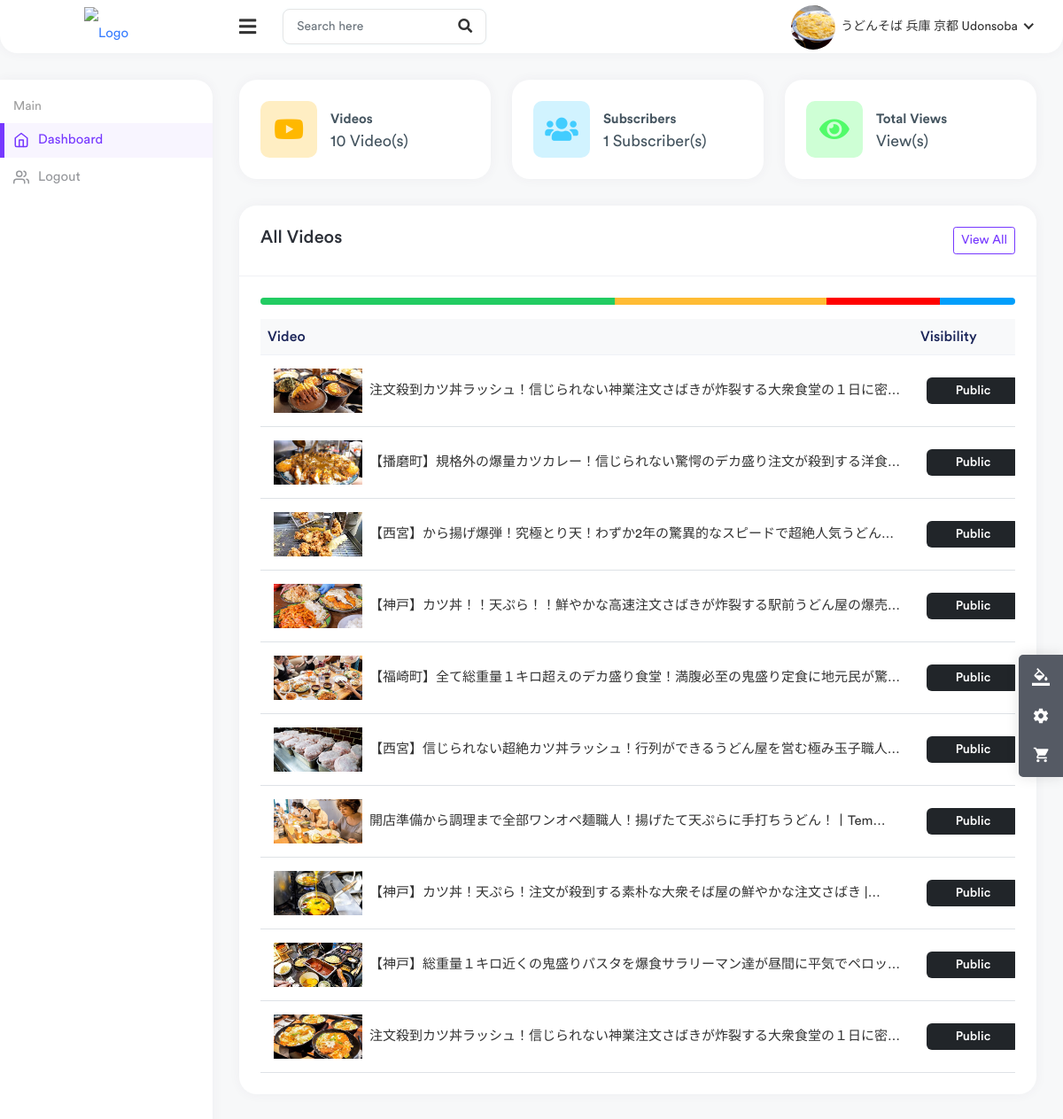
Screenshot of /studio/ (signed in) with the database file from the repository.
### channel/models.py (models this page shows, shortened)
class Channel(models.Model):
    channel_art=models.ImageField(upload_to=user_derectory_path,default='images/channel-art.jpg')
    image=models.ImageField(upload_to=user_derectory_path,default='images/user-image.png')
    full_name=models.CharField(max_length=100)
    channel_name=models.CharField(max_length=100)
    description=models.TextField(null=True,blank=True)
    keyword=TaggableManager(blank=True)
    date=models.DateTimeField(auto_now_add=True)
    status=models.CharField(choices=STATUS,max_length=100,default='Active')
    user=models.OneToOneField(User,on_delete=models.SET_NULL,null=True,related_name="channel")
    subscribers=models.ManyToManyField(User,related_name="user_subs",blank=True)
    verified=models.BooleanField(default=False)
    total_view=models.PositiveIntegerField(default=0)
    business_email=models.EmailField(null=True,blank=True)
    make_business_email_public=models.BooleanField(default=False)
    business_location=models.CharField(null=True,blank=True,max_length=100)
    make_business_location_public=models.BooleanField(default=False)
    website=models.URLField(default='https://www.udemy.com/home')
    instagram=models.URLField(default='https://www.udemy.com/home')
    facebook=models.URLField(default='https://www.udemy.com/home')
    twitter=models.URLField(default='https://www.udemy.com/home')

### core/models.py (models this page shows, shortened)
class Video(models.Model):
    video=models.FileField(upload_to=user_derectory_path)
    image=models.ImageField(upload_to=user_derectory_path,null=True,blank=True)
    title=models.CharField(max_length=100)
    description=models.TextField(max_length=4000,null=True,blank=True)
    tags=TaggableManager(blank=True)
    date=models.DateTimeField(auto_now_add=True)
    visibility=models.CharField(choices=VISIBILITY,max_length=100,default='public')
    user=models.ForeignKey(User,on_delete=models.SET_NULL,null=True)
    views=models.PositiveIntegerField(default=0)
    likes=models.ManyToManyField(User,blank=True,related_name='likes')
    featured=models.BooleanField(default=False)

### useradmin/views.py (the view)
# urls.py: path("",views.studio,name='studio'),
@login_required
def studio(request):
    user=request.user
    videos=Video.objects.filter(user=user).order_by('-date')
    channel=user.channel
    comments=Comment.objects.filter()
    context={
        'user': user,
        'videos': videos,
        'channel': channel,
    }
    return render(request,'useradmin/studio.html',context)

### templates/useradmin/studio.html (shortened to what this page needs)
{% load static %}
<!DOCTYPE html>
<html lang="en">
    <head>
        <link rel="stylesheet" href="{% static 'assets/css/bootstrap.min.css' %}" />
        <link rel="stylesheet" href="{% static 'assets/plugins/fontawesome/css/fontawesome.min.css' %}" />
        <link rel="stylesheet" href="{% static 'assets/plugins/fontawesome/css/all.min.css' %}" />
        <link rel="stylesheet" href="{% static 'assets/css/style.css' %}" />
    </head>
    <body class="nk-body bg-lighter npc-default has-sidebar no-touch nk-nio-theme">
        <div class="main-wrapper">
            <div class="header header-one">
                <div class="header-left header-left-one">
                    <a href="{% url 'index' %}" class="logo">
                        <img src="https://static.wikia.nocookie.net/logopedia/images/c/c0/YouTube_Studio_short.svg/revision/latest?cb=20200216210451" alt="Logo" />
                    </a>
                </div>
                <a href="javascript:void(0);" id="toggle_btn">
                    <i class="fas fa-bars"></i>
                </a>
                <div class="top-nav-search">
                    <form>
                        <input type="text" class="form-control" placeholder="Search here" />
                        <button class="btn" type="submit"><i class="fas fa-search"></i></button>
                    </form>
                </div>
                <ul class="nav nav-tabs user-menu">
                    <li class="nav-item dropdown has-arrow main-drop">
                        <a href="#" class="dropdown-toggle nav-link" data-bs-toggle="dropdown">
                            <span class="user-img">
                                <img src="{{ channel.image.url }}" style="width: 50px; height: 50px; object-fit: cover;" alt="" />
                            </span>
                            <span>{{ channel.channel_name }}</span>
                        </a>
                    </li>
                </ul>
            </div>
            <div class="sidebar" id="sidebar">
                <div class="sidebar-inner slimscroll">
                    <div id="sidebar-menu" class="sidebar-menu">
                        <ul>
                            <li class="menu-title"><span>Main</span></li>
                            <li class="active">
                                <a href="{% url 'studio' %}"><i data-feather="home"></i> <span>Dashboard</span></a>
                            </li>
                            <li>
                                <a href="{% url 'sign-out' %}"><i data-feather="users"></i> <span>Logout</span></a>
                            </li>
                        </ul>
                    </div>
                </div>
            </div>
            <div class="page-wrapper">
                <div class="content container-fluid">
                    <div class="row">
                        <div class="col-xl-4 col-sm-6 col-12">
                            <div class="card">
                                <div class="card-body">
                                    <div class="dash-widget-header">
                                        <span class="dash-widget-icon bg-1">
                                            <i class="fab fa-youtube"></i>
                                        </span>
                                        <div class="dash-count">
                                            <div class="dash-title">Videos</div>
                                            <div class="dash-counts">
                                                <p>{{videos.count}} Video(s)</p>
                                            </div>
                                        </div>
                                    </div>
                                </div>
                            </div>
                        </div>
                        <div class="col-xl-4 col-sm-6 col-12">
                            <div class="card">
                                <div class="card-body">
                                    <div class="dash-widget-header">
                                        <span class="dash-widget-icon bg-2">
                                            <i class="fas fa-users"></i>
                                        </span>
                                        <div class="dash-count">
                                            <div class="dash-title">Subscribers</div>
                                            <div class="dash-counts">
                                                <p>{{channel.subscribers.all.count}} Subscriber(s)</p>
                                            </div>
                                        </div>
                                    </div>
                                </div>
                            </div>
                        </div>
                        <div class="col-xl-4 col-sm-6 col-12">
                            <div class="card">
                                <div class="card-body">
                                    <div class="dash-widget-header">
                                        <span class="dash-widget-icon bg-3">
                                            <i class="fas fa-eye"></i>
                                        </span>
                                        <div class="dash-count">
                                            <div class="dash-title">Total Views</div>
                                            <div class="dash-counts">
                                                <p>{{channel.total_views}} View(s)</p>
                                            </div>
                                        </div>
                                    </div>
                                </div>
                            </div>
                        </div>
                    </div>
                    <div class="row">
                        <div class="col-md-12 col-lg-12 col-sm-12">
                            <div class="card">
                                <div class="card-header">
                                    <div class="row">
                                        <div class="col">
                                            <h5 class="card-title">All Videos</h5>
                                        </div>
                                        <div class="col-auto">
                                            <a href="invoices.html" class="btn-right btn btn-sm btn-outline-primary">
                                                View All
                                            </a>
                                        </div>
                                    </div>
                                </div>
                                <div class="card-body">
                                    <div class="mb-3">
                                        <div class="progress progress-md rounded-pill mb-3">
                                            <div class="progress-bar bg-success" role="progressbar" style="width: 47%;" aria-valuenow="47" aria-valuemin="0" aria-valuemax="100"></div>
                                            <div class="progress-bar bg-warning" role="progressbar" style="width: 28%;" aria-valuenow="28" aria-valuemin="0" aria-valuemax="100"></div>
                                            <div class="progress-bar bg-danger" role="progressbar" style="width: 15%;" aria-valuenow="15" aria-valuemin="0" aria-valuemax="100"></div>
                                            <div class="progress-bar bg-info" role="progressbar" style="width: 10%;" aria-valuenow="10" aria-valuemin="0" aria-valuemax="100"></div>
                                        </div>
                                    </div>
                                    <div class="table-responsive">
                                        <table class="table table-stripped table-hover">
                                            <thead class="thead-light">
                                                <tr>
                                                    <th>Video</th>
                                                    <th>Visibility</th>
                                                </tr>
                                            </thead>
                                            <tbody>
                                                {% for v in videos %}
                                                <tr>
                                                    <td>
                                                        <h2 class="table-avatar">
                                                            <a href="{% url 'video-detail' v.id  %}"><img class="avatar avatar-sm me-2 avatar-img roundded-circle" style="width: 100px; height: 50px; object-fit: cover;" src="{{ v.image.url }}" alt="User Image" />{{v.title|truncatechars:40}}</a>
                                                        </h2>
                                                    </td>
                                                    <td><span class="badge bg-dark">{{ v.visibility|title }}</span></td>
                                                </tr>
                                                {% endfor %}
                                            </tbody>
                                        </table>
                                    </div>
                                </div>
                            </div>
                        </div>
                    </div>
                </div>
            </div>
        </div>
    </body>
</html>

### rows the page displays
Channel: image (picture), channel_name "うどんそば 兵庫 京都 Udonsoba", subscribers.all.count "1"
Video: image (picture), title "注文殺到カツ丼ラッシュ！信じられない神業注文さばきが炸裂する大衆食堂の１日に密…", visibility "Public"
Video: image (picture), title "【播磨町】規格外の爆量カツカレー！信じられない驚愕のデカ盛り注文が殺到する洋食…", visibility "Public"
Video: image (placeholder picture), title "【西宮】から揚げ爆弾！究極とり天！わずか2年の驚異的なスピードで超絶人気うどん…", visibility "Public"
Video: image (picture), title "【神戸】カツ丼！！天ぷら！！鮮やかな高速注文さばきが炸裂する駅前うどん屋の爆売…", visibility "Public"
Video: image (picture), title "【福崎町】全て総重量１キロ超えのデカ盛り食堂！満腹必至の鬼盛り定食に地元民が驚…", visibility "Public"
Video: image (picture), title "【西宮】信じられない超絶カツ丼ラッシュ！行列ができるうどん屋を営む極み玉子職人…", visibility "Public"
Video: image (placeholder picture), title "開店準備から調理まで全部ワンオペ麺職人！揚げたて天ぷらに手打ちうどん！丨Tem…", visibility "Public"
Video: image (placeholder picture), title "【神戸】カツ丼！天ぷら！注文が殺到する素朴な大衆そば屋の鮮やかな注文さばき |…", visibility "Public"
Video: image (placeholder picture), title "【神戸】総重量１キロ近くの鬼盛りパスタを爆食サラリーマン達が昼間に平気でペロッ…", visibility "Public"
Video: image (picture), title "注文殺到カツ丼ラッシュ！信じられない神業注文さばきが炸裂する大衆食堂の１日に密…", visibility "Public"

### other values shown
{{ videos.count }} "10"
